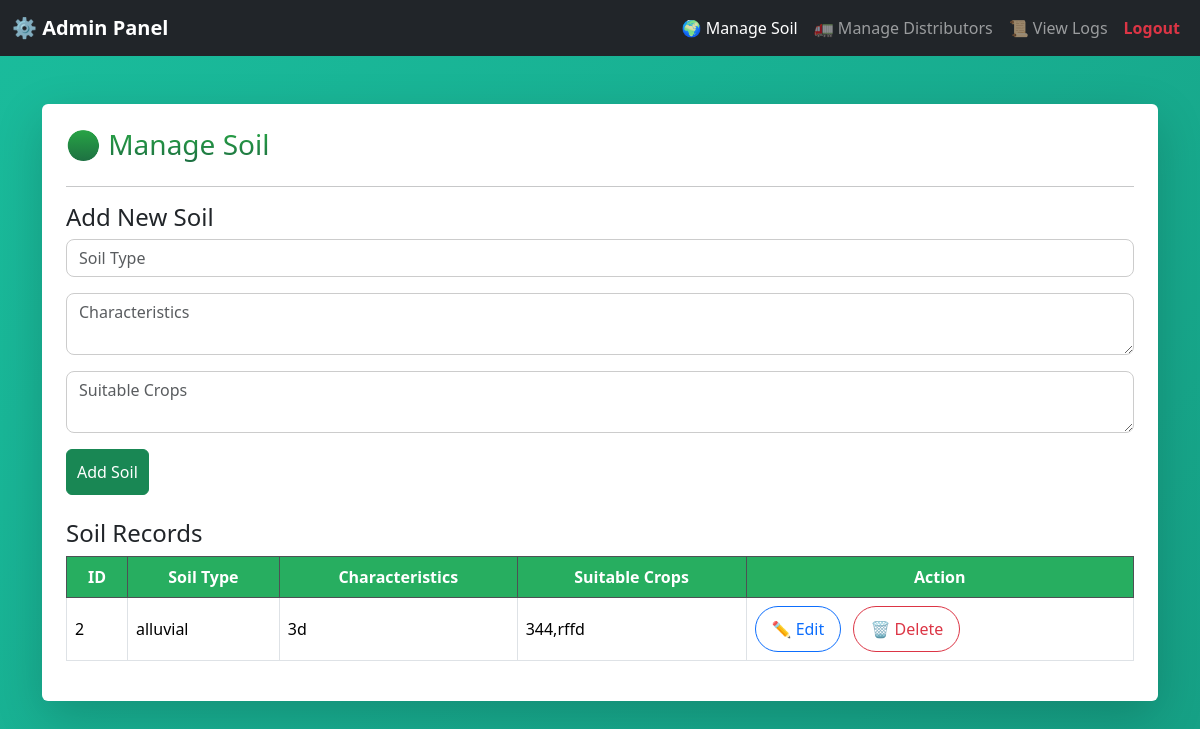
The page /soil.php (signed in) on the database its author committed.
### tables this page shows
CREATE TABLE `soil` (
  `id` int(11) NOT NULL,
  `soil_type` varchar(100) NOT NULL,
  `characteristics` text NOT NULL,
  `suitable_crops` text NOT NULL,
  `created_at` timestamp NOT NULL DEFAULT current_timestamp()
);

### soil.php (the view, shortened to what this page needs)
<?php
include("../config/logger.php");
$soil_result = $conn->query("SELECT * FROM soil ORDER BY id DESC");
?>
<!DOCTYPE html>
<html lang="en">
<head>
    <link href="https://cdn.jsdelivr.net/npm/bootstrap@5.3.3/dist/css/bootstrap.min.css" rel="stylesheet">
    <link rel="stylesheet" href="../ss1.css">
</head>
<body class="dashboard-body">
    <nav class="navbar navbar-expand-lg navbar-dark bg-dark">
        <div class="container-fluid">
            <a class="navbar-brand fw-bold" href="admin.php">⚙️ Admin Panel</a>
            <div class="collapse navbar-collapse">
                <ul class="navbar-nav ms-auto">
                    <li class="nav-item"><a class="nav-link active" href="soil.php">🌍 Manage Soil</a></li>
                    <li class="nav-item"><a class="nav-link" href="distributor.php">🚛 Manage Distributors</a></li>
                    <li class="nav-item"><a class="nav-link" href="logs.php">📜 View Logs</a></li>
                    <li class="nav-item"><a class="nav-link text-danger fw-bold" href="../auth/logout.php">Logout</a></li>
                </ul>
            </div>
        </div>
    </nav>
    <div class="container mt-5">
        <div class="card shadow-lg p-4">
            <h2 class="text-success">🌍 Manage Soil</h2>
            <hr>
            <h4>Add New Soil</h4>
            <form method="POST" class="mb-4">
                <div class="mb-3">
                    <input type="text" name="soil_type" class="form-control" placeholder="Soil Type" required>
                </div>
                <div class="mb-3">
                    <textarea name="characteristics" class="form-control" placeholder="Characteristics" required></textarea>
                </div>
                <div class="mb-3">
                    <textarea name="suitable_crops" class="form-control" placeholder="Suitable Crops" required></textarea>
                </div>
                <button type="submit" name="add_soil" class="btn btn-success">Add Soil</button>
            </form>
            <h4>Soil Records</h4>
            <table class="table table-bordered table-hover">
                <thead class="table-dark">
                    <tr>
                        <th>ID</th>
                        <th>Soil Type</th>
                        <th>Characteristics</th>
                        <th>Suitable Crops</th>
                        <th>Action</th>
                    </tr>
                </thead>
                <tbody>
                    <?php while ($row = $soil_result->fetch_assoc()): ?>
                    <tr>
                        <td><?= $row['id'] ?></td>
                        <td><?= $row['soil_type'] ?></td>
                        <td><?= $row['characteristics'] ?></td>
                        <td><?= $row['suitable_crops'] ?></td>
                        <td>
                            <a href="edit_soil.php?id=<?= $row['id'] ?>" class="btn btn-outline-primary btn-sm rounded-pill px-3 me-2">✏️ Edit</a>
                            <a href="soil.php?delete=<?= $row['id'] ?>" onclick="return confirm('Delete this soil?')" class="btn btn-outline-danger btn-sm rounded-pill px-3">🗑️ Delete</a>
                        </td>
                    </tr>
                    <?php endwhile; ?>
                </tbody>
            </table>
        </div>
    </div>
</body>
</html>

### ss1.css (style rules this page uses)
body { background: linear-gradient(135deg, #95e7e3, #f2b0c5); font-family: 'Segoe UI', Tahoma, Geneva, Verdana, sans-serif; }
.card { background: #fff; border: none; }
.btn { font-size: 1rem; padding: 10px; }
a { text-decoration: none; }
.dashboard-body { background: linear-gradient(135deg, #e3f9e5, #fdfdfd); min-height: 100vh; font-family: 'Segoe UI', Tahoma, Geneva, Verdana, sans-serif; }
h2 { font-size: 28px; background: -webkit-linear-gradient(#28a745, #1d6f42); -webkit-background-clip: text; -webkit-text-fill-color: transparent; }
.dashboard-body { background: linear-gradient(135deg, #1abc9c, #16a085); min-height: 100vh; font-family: 'Segoe UI', Tahoma, Geneva, Verdana, sans-serif; }
.table th { text-align: center; background: #27ae60; color: #fff; }
.table td { vertical-align: middle; }
form input, form textarea { border-radius: 8px !important; border: 1px solid #ccc !important; }

### rows shown on the page
soil: id "2", soil_type "alluvial", characteristics "3d", suitable_crops "344,rffd"
